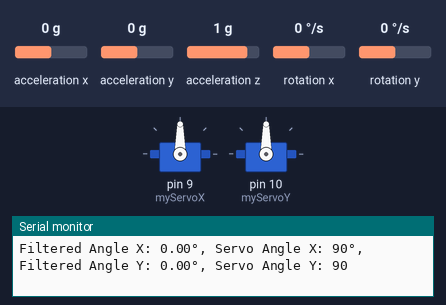
Simulated run of this sketch. Board: Arduino Uno, built with avr-gcc and run on an emulated ATmega328P. Parts: 2 × servo, the last lines printed to the serial monitor. Wiring (inferred from the names in the program): MPU-6050 motion sensor at I2C address 0x68. Inputs (shaded band) come from the test bench; at power-on: acceleration x 0 g, rotation y 0 °/s, acceleration y 0 g, rotation x 0 °/s, acceleration z 1 g.

Above: at 3.4 s.
3.5 s: acceleration x set to -1.4 g
At 5.07 s:
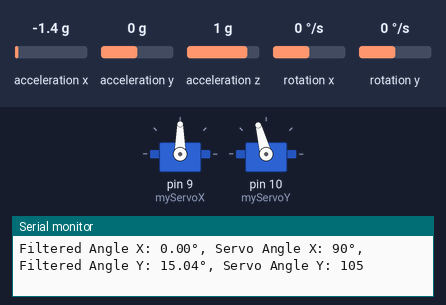
6.5 s: rotation y set to -192 °/s
9.5 s: acceleration y set to -0.8 g
At 9.96 s:
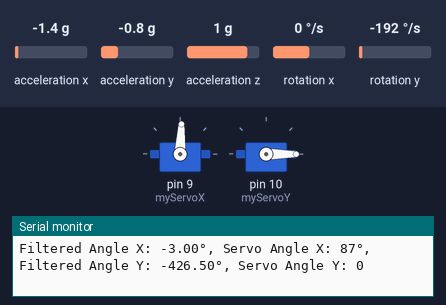
12.5 s: rotation x set to -192 °/s
14.2 s: rotation x set to 192 °/s
At 16.9 s:
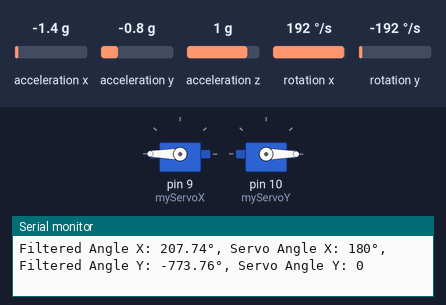
17.2 s: rotation y set to 192 °/s
At 20.8 s:
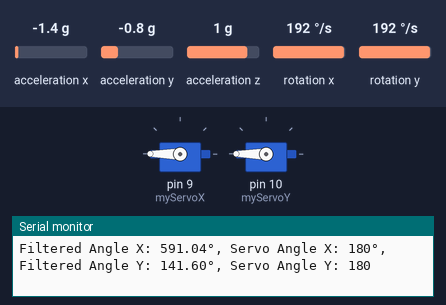
Timing chart, 0 to 21.2 s (numbered marks = the images above; inputs shaded):
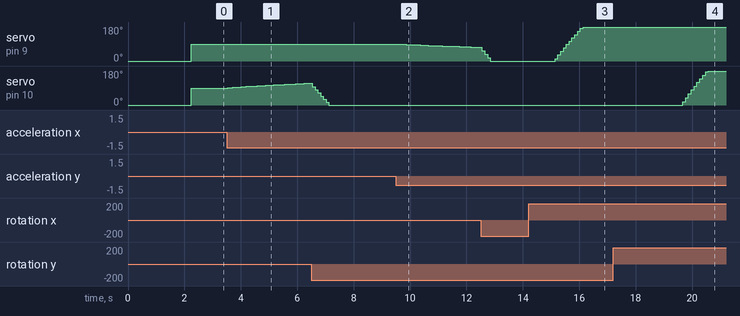

The sketch:

mpu6500_demo.ino
```cpp
#include <Wire.h>
#include <Servo.h>

#define MPU6050_ADDR 0x68
#define PWR_MGMT_1   0x6B
#define ACCEL_XOUT_H 0x3B
#define GYRO_XOUT_H  0x43

Servo myServoX;  // 控制X轴的舵机
Servo myServoY;  // 控制Y轴的舵机

// 互补滤波参数
const float alpha = 0.98;
float filteredAngleX = 0;
float filteredAngleY = 0;
float gyroRateX = 0;
float gyroRateY = 0;
unsigned long lastTime = 0;
float gyroZeroOffsetX = 0;
float gyroZeroOffsetY = 0;

void setup() {
    Serial.begin(9600);
    myServoX.attach(9);
    myServoY.attach(10);
    myServoX.write(0);
    myServoY.write(0);

    Wire.begin();
    Wire.beginTransmission(MPU6050_ADDR);
    Wire.write(PWR_MGMT_1);
    Wire.write(0);
    Wire.endTransmission(true);

    // 校准陀螺仪零点偏移
    calibrateGyro();

    lastTime = millis();
}

void loop() {
    unsigned long currentTime = millis();
    float dt = (currentTime - lastTime) / 1000.0;
    lastTime = currentTime;

    // 读取加速度计数据
    int16_t accelX = readWordFromReg(ACCEL_XOUT_H);
    int16_t accelY = readWordFromReg(ACCEL_XOUT_H + 2);
    int16_t accelZ = readWordFromReg(ACCEL_XOUT_H + 4);

    // 读取陀螺仪数据
    int16_t gyroX = readWordFromReg(GYRO_XOUT_H);
    int16_t gyroY = readWordFromReg(GYRO_XOUT_H + 2);

    // 计算X轴倾斜角度（加速度计）
    float accelAngleX = atan2((float)accelY, (float)accelZ) * 180 / PI;
    // 计算Y轴倾斜角度（加速度计）
    float accelAngleY = atan2(-(float)accelX, (float)accelZ) * 180 / PI;

    // 计算X轴角速度（减去零点偏移）
    gyroRateX = (float)(gyroX - gyroZeroOffsetX) / 131.0;
    // 计算Y轴角速度（减去零点偏移）
    gyroRateY = (float)(gyroY - gyroZeroOffsetY) / 131.0;

    // 互补滤波融合加速度计和陀螺仪数据
    filteredAngleX = alpha * (filteredAngleX + gyroRateX * dt) + (1 - alpha) * accelAngleX;
    filteredAngleY = alpha * (filteredAngleY + gyroRateY * dt) + (1 - alpha) * accelAngleY;

    // 映射角度到舵机范围（假设舵机为0 - 180°）
    int servoAngleX = map(filteredAngleX, -90, 90, 0, 180);
    servoAngleX = constrain(servoAngleX, 0, 180);
    int servoAngleY = map(filteredAngleY, -90, 90, 0, 180);
    servoAngleY = constrain(servoAngleY, 0, 180);

    myServoX.write(servoAngleX);
    myServoY.write(servoAngleY);

    // 打印计算得到的倾斜角度和舵机控制角度
    Serial.print("Filtered Angle X: ");
    Serial.print(filteredAngleX);
    Serial.print("°, Servo Angle X: ");
    Serial.print(servoAngleX);
    Serial.print("°, Filtered Angle Y: ");
    Serial.print(filteredAngleY);
    Serial.print("°, Servo Angle Y: ");
    Serial.println(servoAngleY);

    delay(50);
}

// 从指定寄存器读取一个16位的数据
int16_t readWordFromReg(byte reg) {
    Wire.beginTransmission(MPU6050_ADDR);
    Wire.write(reg);
    Wire.endTransmission(false);
    Wire.requestFrom(MPU6050_ADDR, 2, true);
    return (Wire.read() << 8) | Wire.read();
}

// 陀螺仪零点校准函数
void calibrateGyro() {
    Serial.println("校准中...保持MPU静止！");
    float sumX = 0;
    float sumY = 0;
    for (int i = 0; i < 200; i++) {
        int16_t gyroX = readWordFromReg(GYRO_XOUT_H);
        int16_t gyroY = readWordFromReg(GYRO_XOUT_H + 2);
        sumX += (float)gyroX;
        sumY += (float)gyroY;
        delay(10);
    }
    gyroZeroOffsetX = sumX / 200;
    gyroZeroOffsetY = sumY / 200;
    Serial.print("X轴零点偏移校准值：");
    Serial.println(gyroZeroOffsetX);
    Serial.print("Y轴零点偏移校准值：");
    Serial.println(gyroZeroOffsetY);
}    
```

Measured:
- after the input at 3.5 s, servo on pin 10 (myServoY): moves from 90° to 115° over 2.9 s, starting at once
- after the input at 9.5 s, servo on pin 9 (myServoX): moves from 90° to 73° over 2.7 s, starting after 0.16 s
- after the input at 14.2 s, servo on pin 9 (myServoX): moves from 0° to 180° over 1.0 s, starting after 0.94 s
- after the input at 17.2 s, servo on pin 10 (myServoY): moves from 0° to 180° over 0.91 s, starting after 2.5 s
